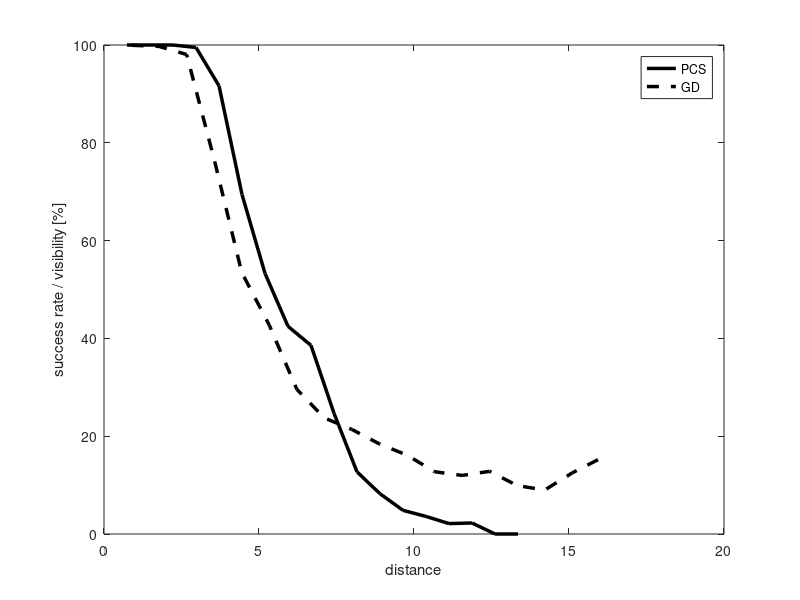

This chart was generated by the following MATLAB code:
% Visibility plots based on the tests in: test_pcs_rbs.m, test_gd_rbs.m
% last updated: 08/16/17

clear all
clc

D1 = load('pcs_rbs_verification.txt');
D2 = load('gd_rbs_verification.txt');

%% Visibility

clear V1 d1
s1 = D1(:,3);
max_d = max(s1);
d1 = linspace(0, max_d, 20);
for i = 2:length(d1)
    S = D1(D1(:,3)>=d1(i-1) & D1(:,3)<d1(i), 1);
    V1(i-1) = sum(S)/length(S) * 100;
end

clear V2 d2
s2 = D2(:,3);
max_d = max(s2);
d2 = linspace(0, max_d, 20);
for i = 2:length(d2)
    S = D2(D2(:,3)>=d2(i-1) & D2(:,3)<d2(i), 1);
    V2(i-1) = sum(S)/length(S) * 100;
end


figure(4)
plot(d1(2:end), V1,'-k','linewidth',2.5);
hold on
plot(d2(2:end), V2,'--k','linewidth',2.5);
hold off
xlabel('distance');
ylabel('success rate / visibility [%]');
legend('PCS','GD');
